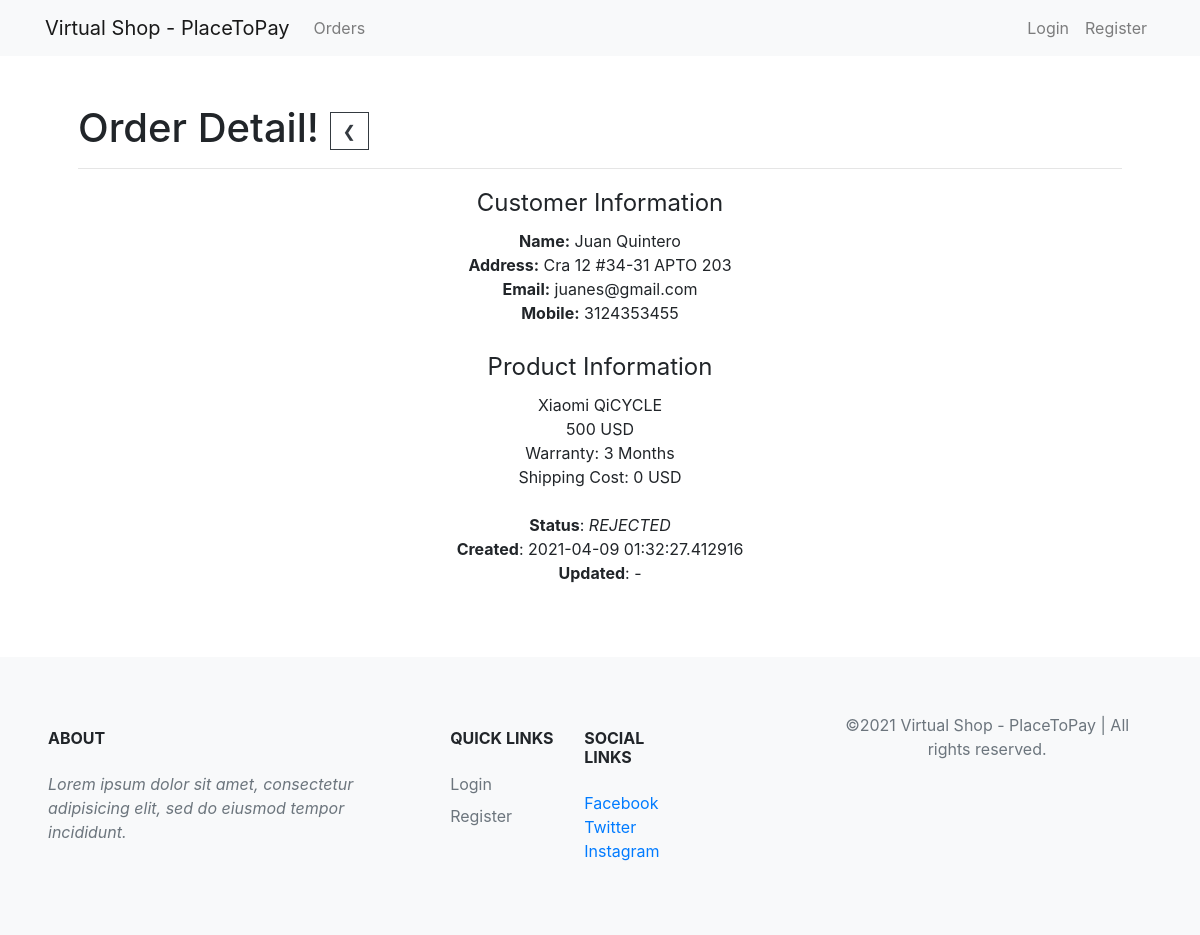
The app's page /order-detail?id=1 with its own data.
### app/models/order.py (models this page shows)
class Order(db.Model):
    id =  db.Column(db.Integer, primary_key=True, autoincrement=True)
    customer_name = db.Column(db.String(80), unique=False, nullable=False)
    customer_email = db.Column(db.String(120), unique=False, nullable=False)
    customer_address = db.Column(db.String(200), unique=False, nullable=False)
    customer_mobile = db.Column(db.String(40), unique=False, nullable=False)
    status = db.Column(db.String(20), default='CREATED') # CREATED, PAYED, REJECTED
    created_at = db.Column(db.DateTime, default=datetime.utcnow)
    updated_at = db.Column(db.DateTime, nullable=True, default=None)
    payment_request_id = db.Column(db.Integer,  nullable=True, default=None)

### app/views/orders.py (the view)
@order.route('/order-detail', methods=['GET'])
def order_detail():
    order_id = request.args.get('id')
    order = Order().query.filter_by(id=order_id).first()
    if not order:
        flash('This order does not exist', 'warning')
    return render_template('orders/detail.html', order=order, product=APP_CONFIG['PRODUCT'] if order else None)

### app/__init__.py (called while the page is built)
def config(app):
    app.config.from_object('config')
    csrf = CSRFProtect()
    csrf.init_app(app)
    @app.before_request
    def make_session_permanent():
        session.modified = True
        session.permanent = True
        app.permanent_session_lifetime = timedelta(hours=2)

### app/templates/orders/detail.html
{% extends 'core/base.html' %} {% block content %}
<h1>Order Detail!
  <a href="{{url_for('order.orders_list')}}" class="btn btn-outline-dark" >&#10094;</a>
</h1>
<hr />
<section class="row">
  <div class="col-12 container text-center">
    {% if order %}
    <fieldset>
      <legend>Customer Information</legend>
      <b>Name:</b> {{ order.customer_name }}
      <br />
      <b>Address:</b> {{ order.customer_address }}
      <br />
      <b>Email:</b> {{ order.customer_email }}
      <br />
      <b>Mobile:</b> {{ order.customer_mobile }}
      <br />
    </fieldset>
    <br />
    <fieldset>
      <legend>Product Information</legend>
      {{ product.name }}
      <br />
      {{ product.price }} USD
      <br />
      Warranty: {{ product.warranty }} Months
      <br />
    </fieldset>
    Shipping Cost: 0 USD
    <br />
    <br />
    <b>Status</b>: <i>{{ order.status }}</i>
    <br />
    <b>Created</b>: {{ order.created_at }}
    <br />
    <b>Updated</b>: {% if order.updated_at %} {{ order.updated_at }}  {% else %} - {% endif %} <br /><br />
    {% endif %}
  </div>
</section>
{% endblock %}

### app/static/main.css (style rules this page uses)
* { border-radius: 0 !important; }

### records on screen
Order: customer_name "Juan Quintero", customer_address "Cra 12 #34-31 APTO 203", customer_email "juanes@gmail.com", customer_mobile "3124353455", status "REJECTED", created_at "2021-04-09 01:32:27.412916"

### other values on screen
{{ config.APP_NAME }} "Virtual Shop - PlaceToPay"
{{ product.name }} "Xiaomi QiCYCLE"
{{ product.price }} "500"
{{ product.warranty }} "3"
{{ config.CURRENT_YEAR }} "2021"
